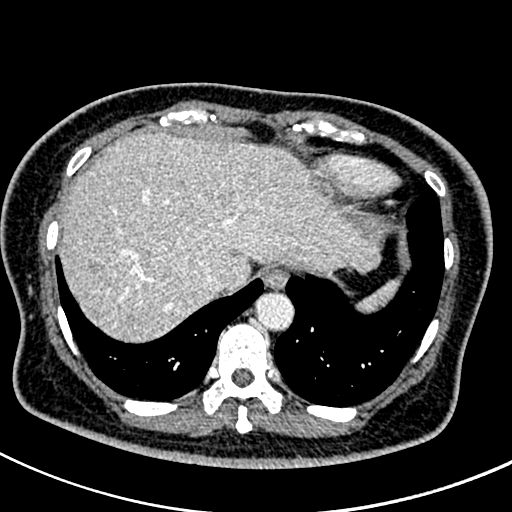
#> input picture demo/test.jpg, 512 x 512 px, found by its file name
$ jupyter execute main.ipynb   (older library calls are emulated)
#> lines starting #> are read from the running program, lines starting #| are printed output that depends on the picture; after the words box and inside, x2 and y2 are one past the last pixel; in counts of white or black regions, pixels touching at a corner belong together
[cell 1]
import cv2
import requests
import numpy as np
from PIL import Image
from io import BytesIO
from google.colab.patches import cv2_imshow
from skimage import measure,morphology,img_as_ubyte
import warnings
warnings.simplefilter("ignore")

def BinaryImage(image,value):
  ret,image = cv2.threshold(image,value,255,cv2.THRESH_BINARY)
  return image

def ClearBone(oriImage,binImage):
  resImage = oriImage.copy()
  resImage[binImage != 0] = 0
  return resImage

def CloseImage(image,value):
  kernel = np.ones((value,value),np.uint8)
  return cv2.morphologyEx(image,cv2.MORPH_CLOSE,kernel)

def ConnectImage(image):
  labels = measure.label(image,connectivity=2)
  regions = measure.regionprops(labels)
  region = [region['area'] for region in regions]
  morphology.remove_small_objects(labels, min_size=max(region), connectivity=2, in_place=True)
  return img_as_ubyte(labels)

def DilateImage(image,value):
  kernel = cv2.getStructuringElement(cv2.MORPH_RECT,(value,value))
  return cv2.dilate(image,kernel)

def KeepLiver(oriImage,binImage):
  resImage = oriImage.copy()
  resImage[binImage == 0] = 0
  return resImage

def MedianBlurImage(image,value):
  return cv2.medianBlur(image,value)

def OtsuImage(image):
  image = cv2.cvtColor(image, cv2.COLOR_BGR2GRAY)
  ret,image = cv2.threshold(image,0,255,cv2.THRESH_OTSU)
  return image

if __name__ == "__main__":
  #Load Image
  imageURL = "https://github.com/JasonChennn/Applied-to-Liver-Segmentation-in-Image-Processing/blob/main/demo/test.jpg?raw=true"
  response = requests.get(imageURL)
  oriImage = Image.open(BytesIO(response.content))
#> oriImage is the input picture: PIL image 512x512 RGB; min 0, max 255, mean 63.4
  oriImage = np.array(oriImage)[:,:,::-1].copy()

  #Image Processing
  resImage = MedianBlurImage(oriImage,5)
  resImage = BinaryImage(resImage,210)
#> in BinaryImage, `ret,image = cv2.threshold(image,value,255,cv2.THRESH_BINARY)`:
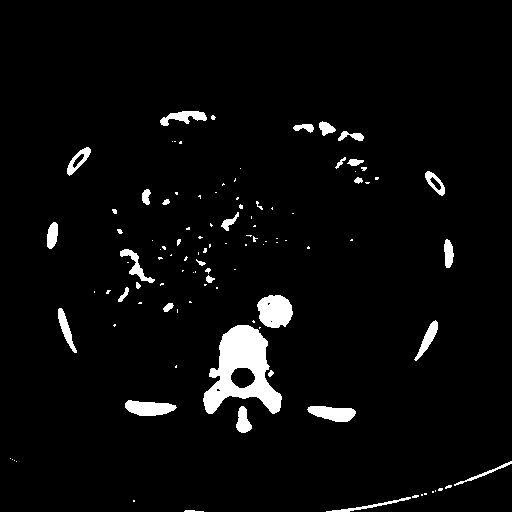
#> image: shape (512, 512, 3); 3.9% white; 108 white regions (72 under 20 px), largest, box (x1, y1, x2, y2) and area: (203, 325, 282, 414) 3679, (257, 295, 293, 328) 923, (125, 400, 177, 416) 590
#> in BinaryImage, `ret,image = cv2.threshold(image,value,255,cv2.THRESH_BINARY)`: ret = 210
  resImage = DilateImage(resImage,5)
#> in DilateImage, `return cv2.dilate(image,kernel)`:
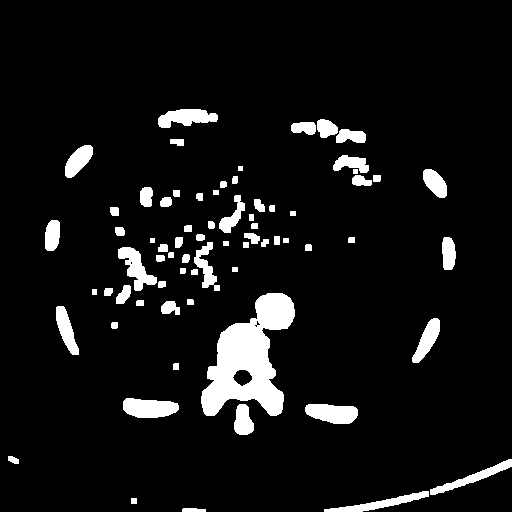
#> returned value: shape (512, 512, 3); 7.4% white; 71 white regions, largest, box (x1, y1, x2, y2) and area: (201, 293, 295, 416) 6054, (123, 398, 179, 418) 878, (305, 404, 358, 424) 825
  resImage = ClearBone(oriImage,resImage)
#> in ClearBone, `resImage[binImage != 0] = 0`:
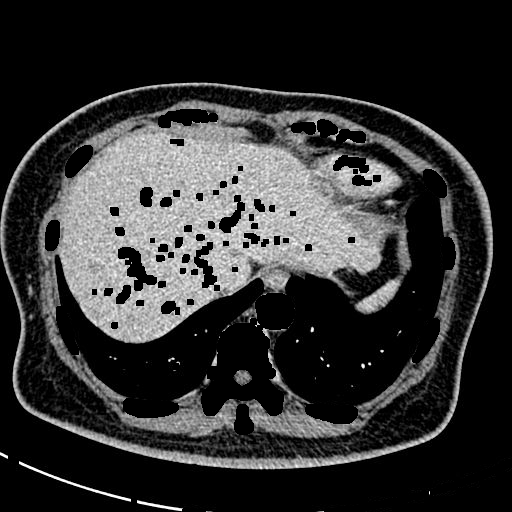
#> resImage: shape (512, 512, 3); 7.24% of pixels changed, all inside (x1, y1, x2, y2) = (8, 109, 512, 512)
  resImage = BinaryImage(resImage,178)
#> call 2 of BinaryImage, with value = 178
#> in BinaryImage (call 2), `ret,image = cv2.threshold(image,value,255,cv2.THRESH_BINARY)`:
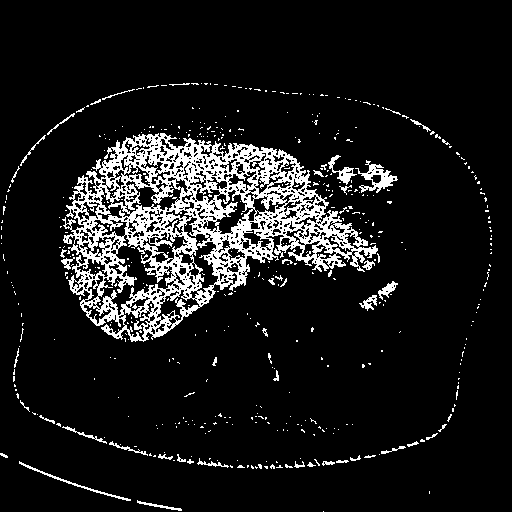
#> image: shape (512, 512, 3); 10.4% white; 476 white regions (429 under 20 px), largest, box (x1, y1, x2, y2) and area: (62, 133, 378, 342) 22662, (355, 160, 398, 193) 504, (19, 461, 131, 501) 271
#> in BinaryImage (call 2), `ret,image = cv2.threshold(image,value,255,cv2.THRESH_BINARY)`: ret = 178
  resImage = CloseImage(resImage,3)
#> in CloseImage, `return cv2.morphologyEx(image,cv2.MORPH_CLOSE,kernel)`:
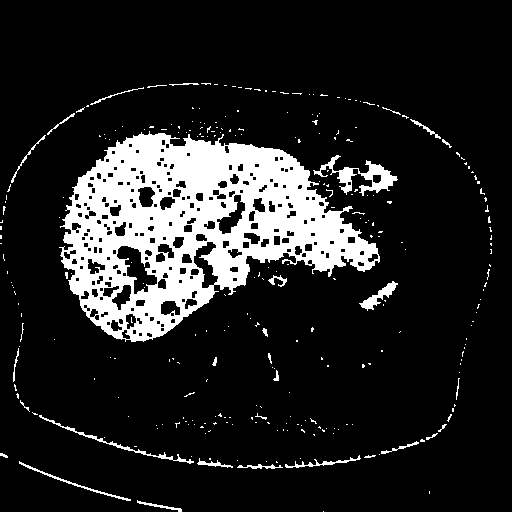
#> returned value: shape (512, 512, 3); 14.3% white; 283 white regions (251 under 20 px), largest, box (x1, y1, x2, y2) and area: (59, 131, 380, 342) 32669, (313, 155, 398, 196) 1047, (39, 415, 194, 464) 423
  resImage = ConnectImage(resImage)
#> in ConnectImage, `labels = measure.label(image,connectivity=2)`:
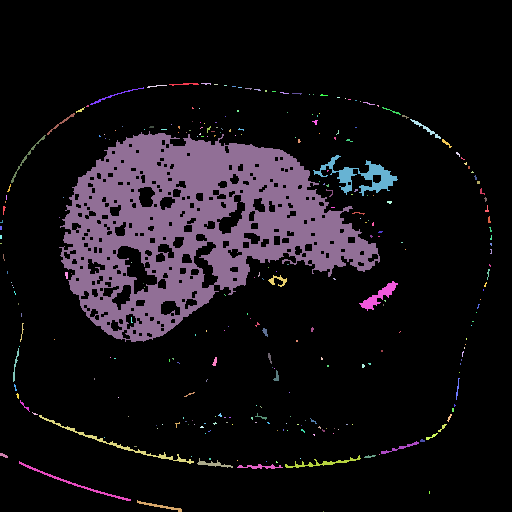
#> labels: shape (512, 512, 3) int64; 284 distinct labels, from 0 to 283; one colour per label, 0 black
#> in ConnectImage, `regions = measure.regionprops(labels)`: regions = 283 regions
#> in ConnectImage, `region = [region['area'] for region in regions]`: region = 283 values, max 98007 at index 59, min 3 at index 14, mean 396.1
#> in ConnectImage, `morphology.remove_small_objects(labels, min_size=max(region), connecti..`:
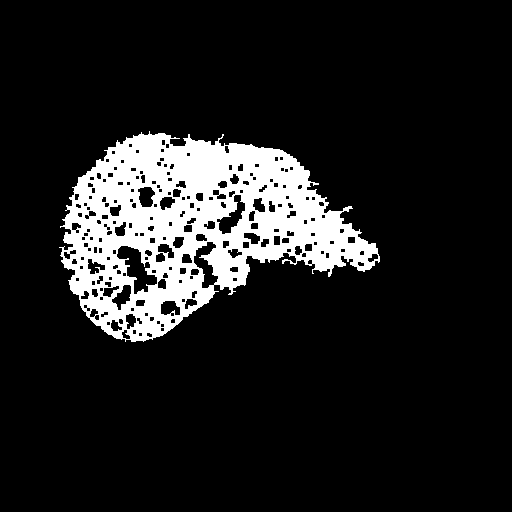
#> labels: shape (512, 512, 3) int64; values 0 (black) and 60 (white), 12.5% white; 1 white region, box (x1, y1, x2, y2) and area: (59, 131, 380, 342) 32669
  resImage = OtsuImage(resImage)
#> in OtsuImage, `ret,image = cv2.threshold(image,0,255,cv2.THRESH_OTSU)`: ret = 0
  resImage = CloseImage(resImage,30)
#> call 2 of CloseImage, with value = 30
#> in CloseImage (call 2), `return cv2.morphologyEx(image,cv2.MORPH_CLOSE,kernel)`:
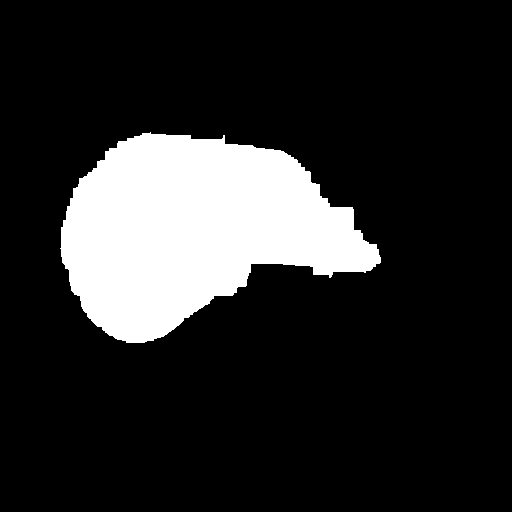
#> returned value: shape (512, 512); 16.1% white; 1 white region, box (x1, y1, x2, y2) and area: (60, 132, 381, 343) 42238
  resImage = KeepLiver(oriImage,resImage)
#> in KeepLiver, `resImage[binImage == 0] = 0`:
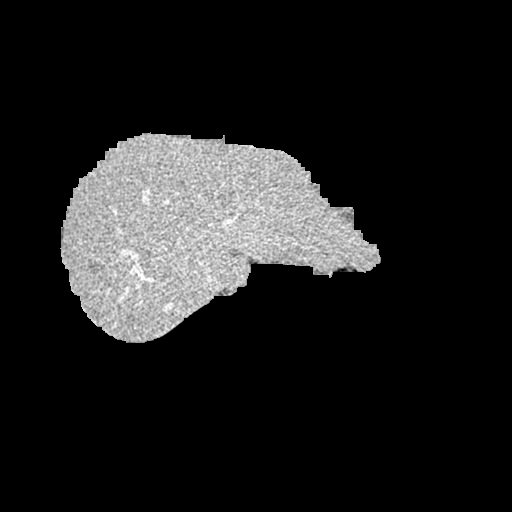
#> resImage: shape (512, 512, 3); min 0, max 255, mean 29.9

  #Show Result
  merged_img = cv2.hconcat([oriImage, resImage])
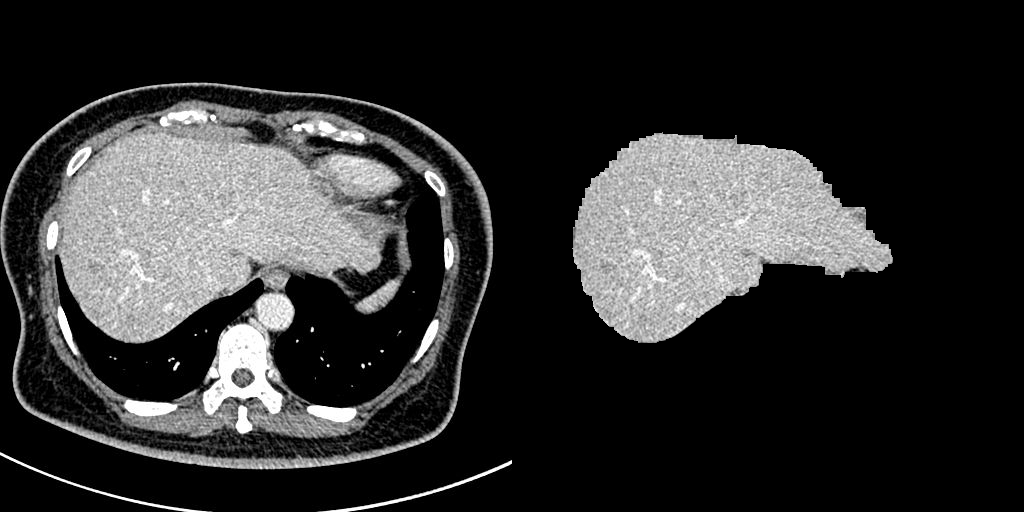
#> merged_img: shape (512, 1024, 3); min 0, max 255, mean 46.7
  cv2_imshow(merged_img)
